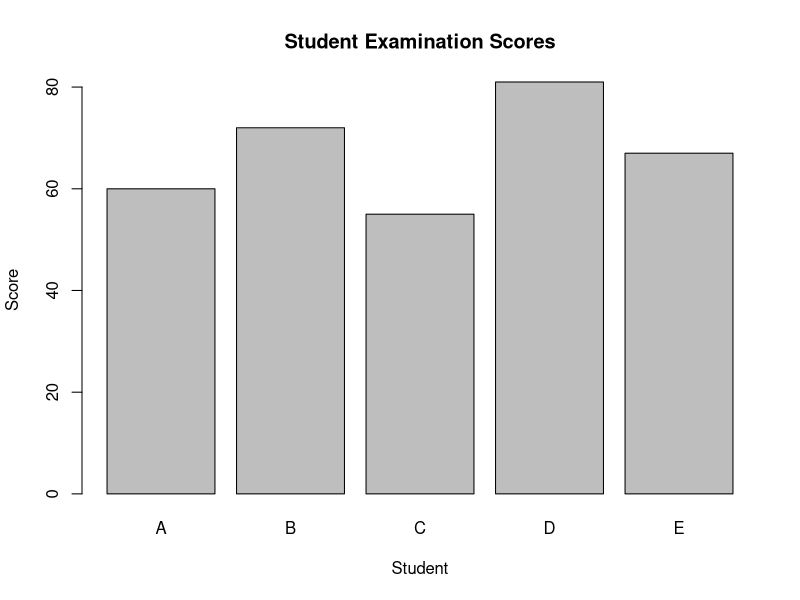
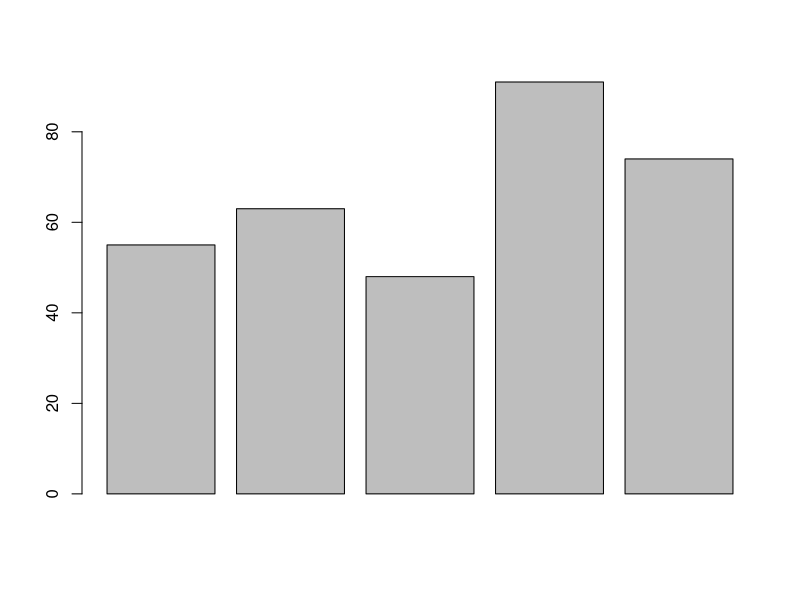
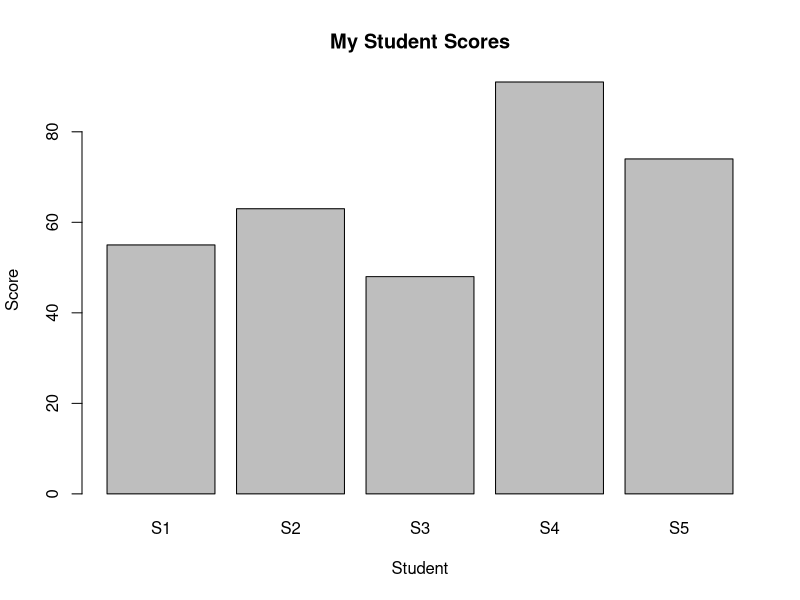

These figures' R source, in order: (Note: this script raises an error after producing the figures.)
# ============================================================
# DTS 211: INTRODUCTION TO R PROGRAMMING
# WEEK 1 PRACTICAL
# GETTING STARTED WITH R AND RSTUDIO
# ============================================================
#
# Department of Computer Science
# Olabisi Onabanjo University
#
# Student Name: ______________________________
# Matric Number: _____________________________
# Date: ______________________________________
#
# WEEK 1 QUESTION:
# What is R, why do data scientists use it,
# and how do I work in RStudio?
#
# HOW TO USE THIS SCRIPT
# 1. Read the instructions in the comments.
# 2. Run each example using Ctrl + Enter.
# 3. Complete the DO IT YOURSELF sections yourself.
# 4. Save your work regularly.
# ============================================================


# ============================================================
# 1. YOUR FIRST R COMMAND
# ============================================================
#
# The Console is where R executes commands.
# Run the command below.

2 + 3

# Expected result: 5


# ============================================================
# 2. EXPLORE R AS A CALCULATOR
# ============================================================
#
# R can perform arithmetic.
#
# +  addition
# -  subtraction
# *  multiplication
# /  division
# ^  power

10 + 5
20 - 7
6 * 4
20 / 5
2^3


# ------------------------------------------------------------
# DO IT YOURSELF 1 — CALCULATOR CHALLENGE
# ------------------------------------------------------------
#
# Write R commands to calculate:
#
# 1. 25 + 17
# 2. 100 - 37
# 3. 12 x 8
# 4. 144 / 12
# 5. 5^3
#
# Then calculate:
#
# ((25 + 17) * 2) / 7
#
# Write your answers below.

# 1.


# 2.


# 3.


# 4.


# 5.


# Challenge:



# ============================================================
# 3. COMMENTS IN R
# ============================================================
#
# A comment begins with #.
# R does not execute comments.
#
# Comments help us explain our code.

# Calculate the average of five scores
(60 + 72 + 55 + 81 + 67) / 5


# ------------------------------------------------------------
# DO IT YOURSELF 2
# ------------------------------------------------------------
#
# Write two calculations and explain each one with a comment.

# Calculation 1:


# Calculation 2:



# ============================================================
# 4. OUR FIRST DATA PROBLEM
# ============================================================
#
# Five students obtained the following scores:
#
# Student A = 60
# Student B = 72
# Student C = 55
# Student D = 81
# Student E = 67
#
# We want to find:
# - the average score
# - the total
# - the number of scores
# - the highest score
# - the lowest score
#
# We will create a collection of scores.

scores <- c(60, 72, 55, 81, 67)

# Display the scores.

scores


# ============================================================
# 5. EXPLORE THE ENVIRONMENT
# ============================================================
#
# Look at the Environment pane in RStudio.
#
# You should see an object called:
#
# scores
#
# This is your first encounter with an R object.
#
# We will study objects and vectors in more detail later.
#
# For now, observe what happens when you create an object.


# ============================================================
# 6. CALCULATE THE MEAN
# ============================================================
#
# mean() calculates the average.

mean(scores)

# Expected result: 67


# ============================================================
# 7. EXPLORE THE SCORES
# ============================================================

# Total
sum(scores)

# Number of scores
length(scores)

# Highest score
max(scores)

# Lowest score
min(scores)


# ------------------------------------------------------------
# DO IT YOURSELF 3 — INVESTIGATE THE SCORES
# ------------------------------------------------------------
#
# Complete the following questions using R.
#
# Question 1:
# What is the total?
#
# Question 2:
# How many scores are there?
#
# Question 3:
# What is the average?
#
# Question 4:
# What is the highest score?
#
# Question 5:
# What is the lowest score?
#
# Write the commands below.

# Question 1:


# Question 2:


# Question 3:


# Question 4:


# Question 5:



# ============================================================
# 8. WORKING WITH A CONDITION
# ============================================================
#
# Suppose we want to know which students scored at least 50.
#
# Try:

scores >= 50

# TRUE means the condition is satisfied.
# FALSE means the condition is not satisfied.


# Count the students who scored at least 50.

sum(scores >= 50)


# Calculate the percentage.

sum(scores >= 50) / length(scores) * 100


# ------------------------------------------------------------
# DO IT YOURSELF 4
# ------------------------------------------------------------
#
# Create a new set of scores:

new_scores <- c(45, 52, 68, 39, 77)

# Find:
#
# 1. The mean
# 2. Number scoring at least 50
# 3. Percentage scoring at least 50


# 1. Mean:


# 2. Number scoring at least 50:


# 3. Percentage scoring at least 50:



# ============================================================
# 9. COMPARE TWO GROUPS
# ============================================================

group_A <- c(60, 72, 55, 81, 67)
group_B <- c(45, 52, 68, 39, 77)

# Calculate the average of Group A.

mean(group_A)

# Calculate the average of Group B.

mean(group_B)


# ------------------------------------------------------------
# THINK AND DISCUSS
# ------------------------------------------------------------
#
# With a partner:
#
# 1. What is the average of Group A?
# 2. What is the average of Group B?
# 3. What evidence does R provide?
# 4. Is the average enough to describe the groups completely?
#
# Write your observations in the comments below.


# Observation:



# ============================================================
# 10. CREATE YOUR FIRST PLOT
# ============================================================
#
# A data scientist should be able to calculate AND visualise.
#
# The command below creates a bar chart.

barplot(
  scores,
  names.arg = c("A", "B", "C", "D", "E"),
  main = "Student Examination Scores",
  xlab = "Student",
  ylab = "Score"
)


# Look at the Plots pane in RStudio.


# ------------------------------------------------------------
# DISCUSS
# ------------------------------------------------------------
#
# 1. Which student has the highest score?
# 2. Which student has the lowest score?
# 3. How many students scored above 70?
# 4. What does the graph show more clearly than the table?


# ============================================================
# 11. DO IT YOURSELF 5 — CREATE YOUR OWN PLOT
# ============================================================
#
# Create your own scores.

my_scores <- c(55, 63, 48, 91, 74)

# First create a simple bar plot.

barplot(my_scores)

# Now improve the plot.
#
# Your plot should contain:
# - a title
# - an x-axis label
# - a y-axis label
# - labels S1, S2, S3, S4 and S5
#
# Write your improved plot below.

barplot(
  my_scores,
  names.arg = c("S1", "S2", "S3", "S4", "S5"),
  main = "My Student Scores",
  xlab = "Student",
  ylab = "Score"
)


# ============================================================
# 12. RSTUDIO FILES PANE
# ============================================================
#
# Look at the Files pane.
#
# Your Week 1 folder could eventually contain:
#
# DTS211/
#   Week1/
#      week1_practical.R
#      data/
#      plots/
#
# For now, make sure this script is saved.
#
# SAVE YOUR WORK:
# File -> Save
#
# Suggested filename:
#
# DTS211_Week1_Practical.R


# ============================================================
# 13. RSTUDIO PACKAGES PANE
# ============================================================
#
# Open the Packages pane.
#
# Packages extend the capabilities of R.
#
# Examples that we will encounter later:
#
# ggplot2
# dplyr
# tidyr
# readr
#
# For Week 1, your task is simply to locate the Packages pane
# and understand that packages provide additional tools.


# ============================================================
# 14. DEBUGGING — ERRORS ARE INFORMATION
# ============================================================
#
# Programming involves mistakes.
# Learning to read errors is part of programming.
#
# Run the following command deliberately:

Mean(scores)

# What happened?
#
# R is case-sensitive.
#
# Correct command:

mean(scores)


# Now try:

mean(score)

# Why does this fail?
#
# We created "scores", not "score".
#
# Correct it:

mean(scores)


# ============================================================
# 15. DO IT YOURSELF 6 — DEBUG THE CODE
# ============================================================
#
# Correct the following examples.
#
# A:
# Mean(scores)
#
# B:
# mean(score)
#
# C:
# mean scores
#
# D:
# scores <- c(60, 72, 55, 81, 67
#
# For each:
# 1. Run it.
# 2. Read the error.
# 3. Identify the problem.
# 4. Correct it.
# 5. Run the corrected version.


# A — corrected version:


# B — corrected version:


# C — corrected version:


# D — corrected version:



# ============================================================
# 16. PAIR PROGRAMMING CHALLENGE
# ============================================================
#
# Work in pairs.
#
# STUDENT A = DRIVER
# Controls the keyboard.
#
# STUDENT B = NAVIGATOR
# Reads the question, predicts what should happen,
# and watches for errors.
#
# Switch roles after five minutes.


attendance <- c(80, 75, 92, 68, 88, 95, 71)

# Find:
# 1. Number of students
# 2. Average attendance
# 3. Highest attendance
# 4. Lowest attendance
# 5. Number with attendance >= 75
# 6. Percentage with attendance >= 75
#
# Then create a bar chart.


# 1. Number of students:


# 2. Average attendance:


# 3. Highest attendance:


# 4. Lowest attendance:


# 5. Number with attendance >= 75:


# 6. Percentage with attendance >= 75:


# Bar chart:



# ============================================================
# 17. INDEPENDENT CHALLENGE
# ============================================================
#
# Work independently.
#
# Create the following data:

marks <- c(45, 67, 72, 38, 81, 59, 90, 64)

# Find:
#
# 1. Number of marks
# 2. Total
# 3. Average
# 4. Highest mark
# 5. Lowest mark
# 6. Number scoring at least 50
# 7. Percentage scoring at least 50
# 8. Create a bar plot
# 9. Give your plot a meaningful title
# 10. Write a short interpretation
#
# IMPORTANT:
#
# Try to solve the problems before looking at earlier examples.


# 1. Number of marks:


# 2. Total:


# 3. Average:


# 4. Highest:


# 5. Lowest:


# 6. Number scoring at least 50:


# 7. Percentage scoring at least 50:


# 8–9. Plot:


# 10. Interpretation:
# Write your interpretation as comments.
# Example:
# The average score was ...


# ============================================================
# 18. MINI DATA INVESTIGATION
# ============================================================
#
# Imagine your lecturer asks:
#
# "Give me a quick summary of the students' performance."
#
# Use:
#
# scores <- c(60, 72, 55, 81, 67)
#
# Your workflow should be:
#
# QUESTION
#     ↓
# DATA
#     ↓
# CALCULATE
#     ↓
# VISUALISE
#     ↓
# INTERPRET
#
# Complete the investigation below.


scores <- c(60, 72, 55, 81, 67)

# Mean:


# Highest:


# Lowest:


# Number scoring >= 60:


# Percentage scoring >= 60:


# Plot:


# Interpretation:
#
# Write two sentences explaining what the results mean.



# ============================================================
# 19. WEEK 1 ASSIGNMENT — MY FIRST R ANALYSIS
# ============================================================
#
# Create your own dataset containing at least 8 numerical values.
#
# Examples:
# - daily study hours
# - quiz scores
# - weekly expenses
# - attendance percentages
# - exercise hours
#
# Use your own data.
#
# Then:
#
# 1. Find the number of observations.
# 2. Find the total.
# 3. Find the mean.
# 4. Find the maximum.
# 5. Find the minimum.
# 6. Define a meaningful condition.
# 7. Count how many observations meet the condition.
# 8. Calculate the percentage.
# 9. Create a bar plot.
# 10. Interpret your results.
#
# START BELOW.


# My dataset:


# Number of observations:


# Total:


# Mean:


# Maximum:


# Minimum:


# My condition:


# Number meeting the condition:


# Percentage:


# My bar plot:


# My interpretation:
#
# 1.
#
# 2.


# ============================================================
# 20. WEEK 1 REFLECTION
# ============================================================
#
# Complete these statements using comments.
#
# Before this practical, I thought R was:


# Now I understand that R is:


# RStudio is:


# The Console is used for:


# The Script Editor is used for:


# The Environment shows:


# The Plots pane is used for:


# One thing I can now do independently is:


# One thing I still need to practise is:



# ============================================================
# 21. WEEK 1 EXIT CHECKLIST
# ============================================================
#
# Put TRUE or FALSE after each statement.
#
# I can open RStudio:


# I can find the Console:


# I can find the Script Editor:


# I can create an R script:


# I can save an R script:


# I can run code:


# I can create a collection of scores:


# I can calculate a mean:


# I can calculate a percentage:


# I can create a bar plot:


# I can find an object in the Environment:


# I can find a graph in Plots:


# I can explain R vs RStudio:


# I can identify and fix a simple error:


# ============================================================
# END OF WEEK 1 PRACTICAL
# ============================================================
#
# Remember:
#
# THINK → CODE → RUN → OBSERVE → CORRECT → EXPLAIN
#
# You are not learning R by memorising commands.
# You are learning R by using code to answer questions.
# ============================================================
